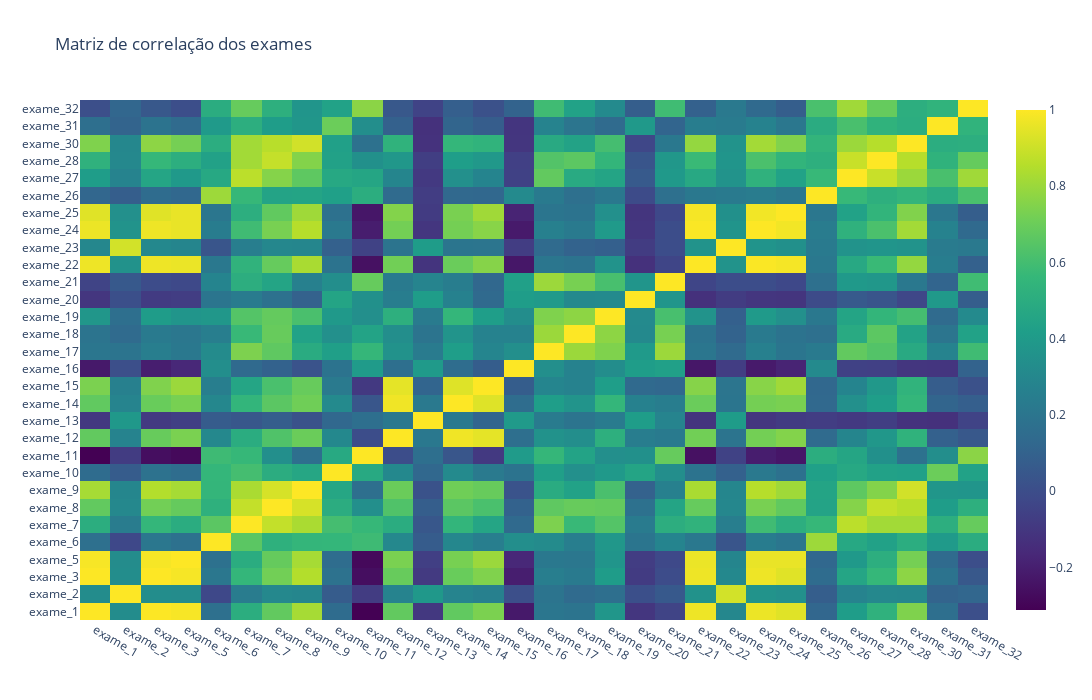

The cell this chart's notebook holds for it:
### Code cell
matriz_correlacao = valores_exames_v2.corr()
import plotly.graph_objects as go

fig = go.Figure(
    data=go.Heatmap(
        z=matriz_correlacao.values,
        x=matriz_correlacao.columns,
        y=matriz_correlacao.index,
        colorscale="Viridis",
    )
)

fig.update_layout(title="Matriz de correlação dos exames", width=1300, height=700)

fig.show()

### Figure 1 — Plotly figure (JSON) as saved in the notebook; plotly's stock layout.template omitted (floating-point values rounded to 4 significant figures; data arrays with more than 128 entries replaced by an {"elided": "..."} marker saying what was removed)
{"data": [{"colorscale": [[0, "#440154"], [0.1111, "#482878"], [0.2222, "#3e4989"], [0.3333, "#31688e"], [0.4444, "#26828e"], [0.5556, "#1f9e89"], [0.6667, "#35b779"], [0.7778, "#6ece58"], [0.8889, "#b5de2b"], [1, "#fde725"]], "type": "heatmap", "x": ["exame_1", "exame_2", "exame_3", "exame_5", "exame_6", "exame_7", "exame_8", "exame_9", "exame_10", "exame_11", "exame_12", "exame_13", "exame_14", "exame_15", "exame_16", "exame_17", "exame_18", "exame_19", "exame_20", "exame_21", "exame_22", "exame_23", "exame_24", "exame_25", "exame_26", "exame_27", "exame_28", "exame_30", "exame_31", "exame_32"], "y": ["exame_1", "exame_2", "exame_3", "exame_5", "exame_6", "exame_7", "exame_8", "exame_9", "exame_10", "exame_11", "exame_12", "exame_13", "exame_14", "exame_15", "exame_16", "exame_17", "exame_18", "exame_19", "exame_20", "exame_21", "exame_22", "exame_23", "exame_24", "exame_25", "exame_26", "exame_27", "exame_28", "exame_30", "exame_31", "exame_32"], "z": {"elided": "30x30 float values"}}], "layout": {"height": 700, "title": {"text": "Matriz de correlação dos exames"}, "width": 1300}}
